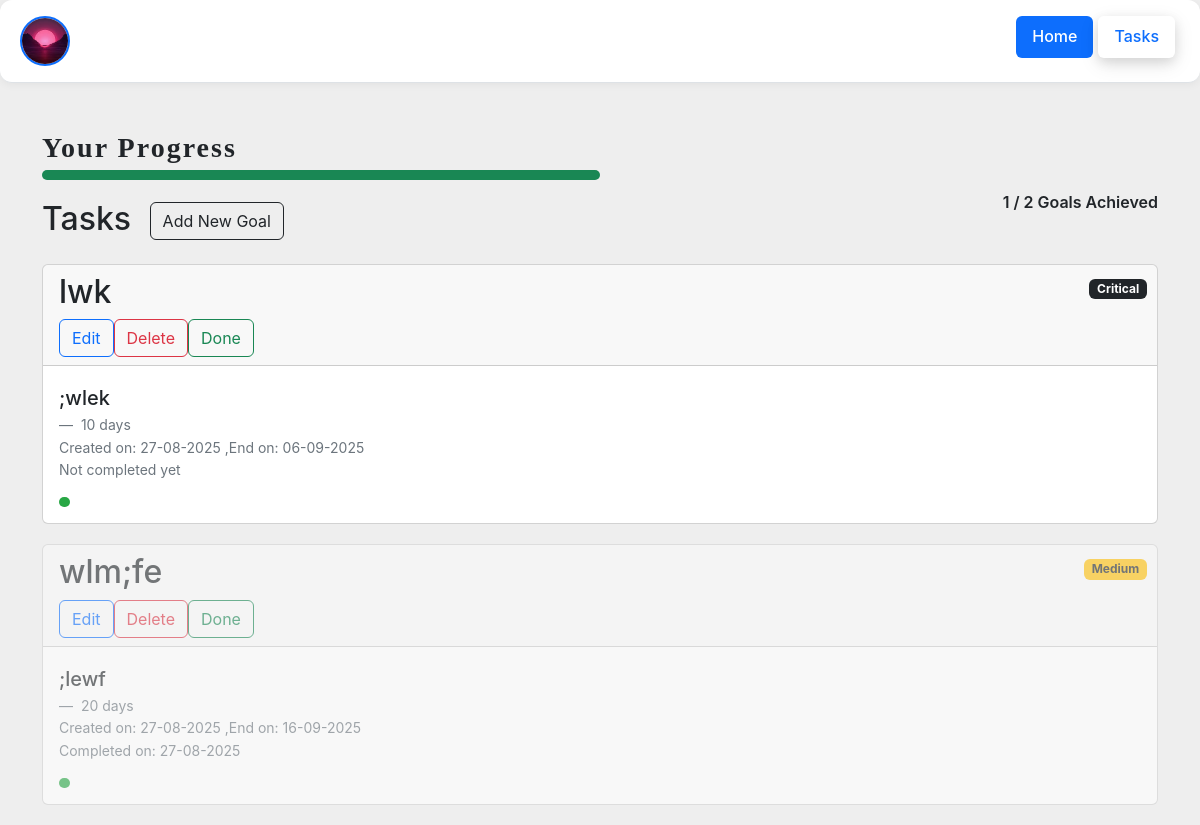
Page /user/task (signed in) on the committed database.
### app.py (models this page shows, shortened)
class User(db.Model):
    id = db.Column(db.Integer, primary_key=True)
    username = db.Column(db.String(20), nullable=False)
    email = db.Column(db.String(70), nullable=False)
    password = db.Column(db.String(60), nullable=False)
    photo = db.Column(db.String(20), nullable=True, default='default.jpg')
    Address = db.Column(db.String(100), nullable=False)
    Phone = db.Column(db.String(15), nullable=False)
    gender = db.Column(db.String(1), nullable=False)

class Task(db.Model):
    id = db.Column(db.Integer, primary_key=True)
    title = db.Column(db.String(100), nullable=False)
    description = db.Column(db.Text, nullable=True)
    user_id = db.Column(db.Integer, db.ForeignKey('user.id'), nullable=False)
    StartDate = db.Column(db.DateTime, nullable=False, default=lambda: datetime.now(timezone.utc))
    EndDate = db.Column(db.DateTime, nullable=False, default=db.func.current_timestamp()) #I will use Deadline instead
    CompletedDate = db.Column(db.DateTime(timezone=True), nullable=True)  # for both boolean and date when the task was actually completed
    Deadline = db.Column(db.Integer, nullable=False)    # Deadline in days
    priority = db.Column(db.String(10), nullable=False, default='Medium')

### app.py (the view)
@app.route('/user/task')
def view_tasks():
    if 'user_id' not in session:
        return redirect(url_for('login'))
    user = User.query.get(session['user_id'])
    tasks = Task.query.filter_by(user_id=session['user_id']).order_by(nullsfirst(Task.CompletedDate)).all()
    acheived = Task.query.filter_by(user_id=session['user_id']).filter(Task.CompletedDate.isnot(None)).count()
    total = Task.query.filter_by(user_id=session['user_id']).count()
    return render_template('viewTasks.html', user=user, acheived=acheived, total=total,  tasks=tasks, title='Tasks', style='register_signin.css', script='script.js')

### templates/viewTasks.html (shortened to what this page needs)
{% extends 'base.html' %}
{% block content %}
<div class="container-fluid p-0">
    <header class="d-flex flex-wrap justify-content-center py-3 mb-4 border-bottom" style="width:100%">
        <a href="{{ url_for('personal_info') }}"
            class="d-flex align-items-center mb-3 mb-md-0 me-md-auto link-body-emphasis text-decoration-none">
            <div class="welcome-photo">
                <img id="personal-photo" src="{{ url_for('static', filename='profile_pics/' ~ user.photo) }}"
                    alt="{{ user.username }}">
            </div>
        </a>
        <ul class="nav nav-pills">
            <li class="nav-item">
                <a href="/user/home" class="nav-link active header-list" aria-current="page">Home</a>
            </li>
            <li class="nav-item header-list"><a href="{{ url_for('view_tasks') }}" id="tasks-btn"
                    class="nav-link">Tasks</a></li>
        </ul>
    </header>
</div>
<div class="container mt-5">
    {% if total %}
    <div style="margin-top: 0;">
        <h3 style="margin-bottom: 0;" id="progress">Your Progress</h4>
            <div id="achievment" style="margin-top: 5px;">
                <span acheived={{acheived}} total="{{total}}" id="achievment-line">
                </span>
                <span id="progress-text">{{acheived}} / {{total}} Goals Achieved</span>
            </div>
    </div>
    {% endif %}
    <h2 class="mb-4">Tasks
        <span>
            <a style="margin-left: 10px;" href="{{ url_for('add_task') }}">
                <button type="button" class="btn btn-outline-dark "> Add New Goal
                </button>
            </a>
        </span>
    </h2>
    {% if tasks %}
    <div class="list-group">
        {% for task in tasks %}
        {% if task.CompletedDate %}
        {% set cls = 'complete' %}
        {% else %}
        {% set cls = '' %}
        {% endif %}
        <div class="card taskCard {{cls}}" id="{{ task.id }}" style="margin-bottom: 20px;">
            <div style="position: relative;" class="card-header">
                <h2>
                    {{ task.title }}
                </h2>
                <div class="btn-group btn-group-sm me-3" role="group" aria-label="Task actions">
                    <a href="{{ url_for('edit_task', task_id=task.id) }}"><button type="button"
                            class="btn btn-outline-primary">Edit</button></a>
                    <a href="{{ url_for('delete_task', task_id=task.id) }}"><button type="button"
                            class="btn btn-outline-danger">Delete</button></a>
                    <a href="{{ url_for('complete_task', task_id=task.id) }}"><button id="{{ task.id }}"
                            onclick="Done(this.id)" id="done" type="button"
                            class="btn btn-outline-success">Done</button></a>
                </div>
                <div style=" position: absolute; top: 0; right: 0; padding: 10px;">
                    {% if task.priority == 'Low' %}
                    <span class="badge bg-success">Low</span>
                    {% elif task.priority == 'Medium' %}
                    <span class="badge bg-warning text-dark">Medium</span>
                    {% elif task.priority == 'High' %}
                    <span class="badge bg-danger">High</span>
                    {% elif task.priority == 'Critical' %}
                    <span class="badge bg-dark">Critical</span>
                    {% endif %}
                </div>
            </div>
            <div class="card-body">
                <figure>
                    <blockquote class="blockquote">
                        <p style="font-weight:500">{{ task.description }}</p>
                    </blockquote>
                    <figcaption class="blockquote-footer">
                        {{ task.Deadline }} days <cite title="Source Title"></cite><br>
                        Created on: {{ task.StartDate.strftime('%d-%m-%Y') }} ,End on:
                        {{ task.EndDate.strftime('%d-%m-%Y') }} <br>
                        {% if task.CompletedDate %}
                        Completed on: {{ task.CompletedDate.strftime('%d-%m-%Y' ) }}
                        {% else %}
                        Not completed yet
                        {% endif %}
                    </figcaption>
                </figure>
                <div style="position: relative;height: 10px;">
                    <span class="timeline" data-start="{{ task.StartDate.isoformat() }}"
                        data-end="{{ task.EndDate.isoformat() }}" data-deadline="{{ task.Deadline }}"
                        style="display:inline-block;position: absolute;top:0;left:0;background-color: red;height:100%"></span>
                </div>
            </div>
        </div>
        {% endfor %}
    </div>
    {% else %}
    <p>You have no tasks. <a href="{{ url_for('add_task') }}">Add a new task</a></p>
    {% endif %}
</div>
{% endblock %}

### static/style/register_signin.css (style rules this page uses)
body { font-family: 'Inter', 'Segoe UI', sans-serif; line-height: 1.6; background: #EEE; color: #212529; }
header { background: #ffffff; box-shadow: 0 2px 8px rgba(0, 0, 0, 0.05); border-radius: 0.75rem; padding: 0.75rem 1.25rem; }
header .nav-link { font-weight: 500; transition: color 0.3s ease; }
.btn { transition: transform 0.2s ease, box-shadow 0.2s ease; }
#personal-photo { width: 50px; height: 50px; border-radius: 50%; object-fit: cover; border: 2px solid #0d6efd; transition: transform 0.3s ease, box-shadow 0.3s ease; }
.header-list { margin-right: 5px; }
.timeline { transition: width 0.5s ease; border-radius: 5px; }
#tasks-btn { box-shadow: 0 4px 12px rgba(0, 0, 0, 0.1), 0 6px 20px rgba(0, 0, 0, 0.1); }
.complete { opacity: 0.6; }
#achievment { position: relative; width: 100%; height: 10px; margin: 20px 0; }
#achievment-line { position: absolute; left: 0; top: 0; width: 0; height: 100%; animation: loadLine 2s forwards; border-radius: 5px; }
#progress { font-weight: 700; color: #212529; font-family: fantasy; letter-spacing: 2px; }
#progress-text { float: right; font-weight: 600; position: relative; top: 20px; }

### templates/viewTasks.html (style rules this page uses)
a { text-decoration: none; }

### rows in the picture
User: photo (picture)
Task: title "lwk", priority "Critical", description ";wlek", Deadline "10", StartDate "27-08-2025", EndDate "06-09-2025", shows "Not completed yet"
Task: title "wlm;fe", priority "Medium", description ";lewf", Deadline "20", StartDate "27-08-2025", EndDate "16-09-2025", CompletedDate "27-08-2025"

### other values in the picture
{{ acheived }} "1"
{{ total }} "2"
